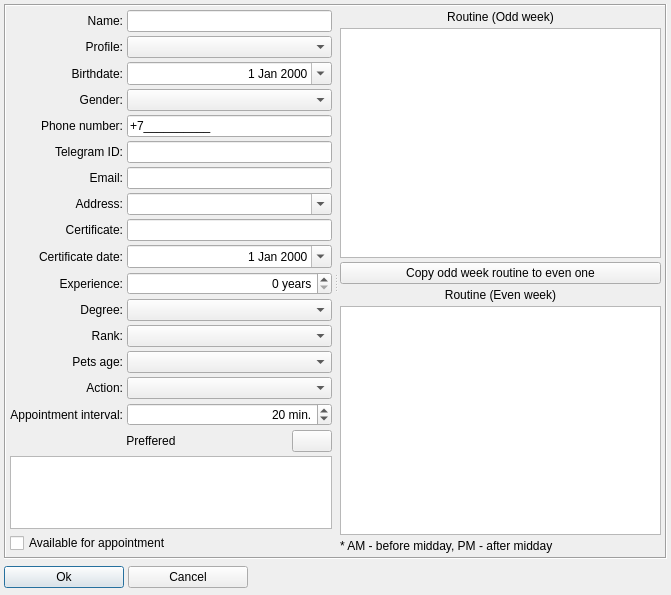
<?xml version="1.0" encoding="UTF-8"?>
<ui version="4.0">
 <class>TDoctorDlg</class>
 <widget class="QDialog" name="TDoctorDlg">
  <property name="geometry">
   <rect>
    <x>0</x>
    <y>0</y>
    <width>671</width>
    <height>595</height>
   </rect>
  </property>
  <property name="windowTitle">
   <string>Doctor</string>
  </property>
  <property name="windowIcon">
   <iconset resource="../res/petcore.qrc">
    <normaloff>:/images/doctors</normaloff>:/images/doctors</iconset>
  </property>
  <layout class="QVBoxLayout" name="mainLayout">
   <property name="spacing">
    <number>4</number>
   </property>
   <property name="leftMargin">
    <number>4</number>
   </property>
   <property name="topMargin">
    <number>4</number>
   </property>
   <property name="rightMargin">
    <number>4</number>
   </property>
   <property name="bottomMargin">
    <number>4</number>
   </property>
   <item>
    <widget class="QFrame" name="doctorFrame">
     <property name="frameShape">
      <enum>QFrame::Shape::Box</enum>
     </property>
     <property name="frameShadow">
      <enum>QFrame::Shadow::Sunken</enum>
     </property>
     <layout class="QHBoxLayout" name="doctorLayout">
      <property name="spacing">
       <number>4</number>
      </property>
      <property name="leftMargin">
       <number>4</number>
      </property>
      <property name="topMargin">
       <number>4</number>
      </property>
      <property name="rightMargin">
       <number>4</number>
      </property>
      <property name="bottomMargin">
       <number>4</number>
      </property>
      <item>
       <widget class="QSplitter" name="doctorSplitter">
        <property name="orientation">
         <enum>Qt::Orientation::Horizontal</enum>
        </property>
        <property name="handleWidth">
         <number>8</number>
        </property>
        <property name="childrenCollapsible">
         <bool>false</bool>
        </property>
        <widget class="QWidget" name="dataLayoutWidget">
         <layout class="QGridLayout" name="dataLyout" rowstretch="0,0,0,0,0,0,0,0,0,0,0,0,0,0,0,0,0,1,0" columnstretch="0,1">
          <property name="spacing">
           <number>4</number>
          </property>
          <item row="12" column="1">
           <widget class="TComboBox" name="rankCombo"/>
          </item>
          <item row="16" column="0" colspan="2">
           <layout class="QHBoxLayout" name="prefferedLayout" stretch="1,0">
            <property name="spacing">
             <number>0</number>
            </property>
            <item>
             <widget class="QLabel" name="prefferedLbl">
              <property name="text">
               <string>Preffered</string>
              </property>
              <property name="alignment">
               <set>Qt::AlignmentFlag::AlignCenter</set>
              </property>
             </widget>
            </item>
            <item>
             <widget class="QPushButton" name="prefferedBtn">
              <property name="text">
               <string/>
              </property>
              <property name="icon">
               <iconset resource="../res/petcore.qrc">
                <normaloff>:/images/edit</normaloff>:/images/edit</iconset>
              </property>
             </widget>
            </item>
           </layout>
          </item>
          <item row="6" column="0">
           <widget class="QLabel" name="emailLbl">
            <property name="text">
             <string>Email:</string>
            </property>
            <property name="alignment">
             <set>Qt::AlignmentFlag::AlignRight|Qt::AlignmentFlag::AlignTrailing|Qt::AlignmentFlag::AlignVCenter</set>
            </property>
           </widget>
          </item>
          <item row="10" column="1">
           <widget class="QSpinBox" name="experienceSpin">
            <property name="alignment">
             <set>Qt::AlignmentFlag::AlignRight|Qt::AlignmentFlag::AlignTrailing|Qt::AlignmentFlag::AlignVCenter</set>
            </property>
            <property name="suffix">
             <string> years</string>
            </property>
           </widget>
          </item>
          <item row="9" column="1">
           <widget class="QDateEdit" name="certDateEdit">
            <property name="alignment">
             <set>Qt::AlignmentFlag::AlignRight|Qt::AlignmentFlag::AlignTrailing|Qt::AlignmentFlag::AlignVCenter</set>
            </property>
            <property name="calendarPopup">
             <bool>true</bool>
            </property>
           </widget>
          </item>
          <item row="0" column="1">
           <widget class="QLineEdit" name="nameEdit">
            <property name="sizePolicy">
             <sizepolicy hsizetype="Preferred" vsizetype="Fixed">
              <horstretch>0</horstretch>
              <verstretch>0</verstretch>
             </sizepolicy>
            </property>
           </widget>
          </item>
          <item row="3" column="1">
           <widget class="TComboBox" name="genderCombo"/>
          </item>
          <item row="12" column="0">
           <widget class="QLabel" name="rankLbl">
            <property name="text">
             <string>Rank:</string>
            </property>
            <property name="alignment">
             <set>Qt::AlignmentFlag::AlignRight|Qt::AlignmentFlag::AlignTrailing|Qt::AlignmentFlag::AlignVCenter</set>
            </property>
           </widget>
          </item>
          <item row="7" column="1">
           <widget class="TComboBox" name="addressCombo">
            <property name="editable">
             <bool>true</bool>
            </property>
            <property name="maxVisibleItems">
             <number>20</number>
            </property>
           </widget>
          </item>
          <item row="11" column="1">
           <widget class="TComboBox" name="degreeCombo"/>
          </item>
          <item row="1" column="1">
           <widget class="TComboBox" name="profileCombo"/>
          </item>
          <item row="13" column="0">
           <widget class="QLabel" name="petageLbl">
            <property name="text">
             <string>Pets age:</string>
            </property>
            <property name="alignment">
             <set>Qt::AlignmentFlag::AlignRight|Qt::AlignmentFlag::AlignTrailing|Qt::AlignmentFlag::AlignVCenter</set>
            </property>
           </widget>
          </item>
          <item row="4" column="1">
           <widget class="QLineEdit" name="phoneEdit">
            <property name="sizePolicy">
             <sizepolicy hsizetype="Preferred" vsizetype="Fixed">
              <horstretch>0</horstretch>
              <verstretch>0</verstretch>
             </sizepolicy>
            </property>
            <property name="inputMask">
             <string>+79999999999;_</string>
            </property>
           </widget>
          </item>
          <item row="5" column="1">
           <widget class="QLineEdit" name="telegramEdit">
            <property name="sizePolicy">
             <sizepolicy hsizetype="Preferred" vsizetype="Fixed">
              <horstretch>0</horstretch>
              <verstretch>0</verstretch>
             </sizepolicy>
            </property>
           </widget>
          </item>
          <item row="13" column="1">
           <widget class="TComboBox" name="petageCombo"/>
          </item>
          <item row="0" column="0">
           <widget class="QLabel" name="nameLbl">
            <property name="text">
             <string>Name:</string>
            </property>
            <property name="alignment">
             <set>Qt::AlignmentFlag::AlignRight|Qt::AlignmentFlag::AlignTrailing|Qt::AlignmentFlag::AlignVCenter</set>
            </property>
           </widget>
          </item>
          <item row="11" column="0">
           <widget class="QLabel" name="degreeLbl">
            <property name="text">
             <string>Degree:</string>
            </property>
            <property name="alignment">
             <set>Qt::AlignmentFlag::AlignRight|Qt::AlignmentFlag::AlignTrailing|Qt::AlignmentFlag::AlignVCenter</set>
            </property>
           </widget>
          </item>
          <item row="18" column="0" colspan="2">
           <widget class="QCheckBox" name="availableCheck">
            <property name="text">
             <string>Available for appointment</string>
            </property>
           </widget>
          </item>
          <item row="10" column="0">
           <widget class="QLabel" name="experienceLbl">
            <property name="text">
             <string>Experience:</string>
            </property>
            <property name="alignment">
             <set>Qt::AlignmentFlag::AlignRight|Qt::AlignmentFlag::AlignTrailing|Qt::AlignmentFlag::AlignVCenter</set>
            </property>
           </widget>
          </item>
          <item row="5" column="0">
           <widget class="QLabel" name="telegramLbl">
            <property name="text">
             <string>Telegram ID:</string>
            </property>
            <property name="alignment">
             <set>Qt::AlignmentFlag::AlignRight|Qt::AlignmentFlag::AlignTrailing|Qt::AlignmentFlag::AlignVCenter</set>
            </property>
           </widget>
          </item>
          <item row="2" column="0">
           <widget class="QLabel" name="birthDateLbl">
            <property name="text">
             <string>Birthdate:</string>
            </property>
            <property name="alignment">
             <set>Qt::AlignmentFlag::AlignRight|Qt::AlignmentFlag::AlignTrailing|Qt::AlignmentFlag::AlignVCenter</set>
            </property>
           </widget>
          </item>
          <item row="1" column="0">
           <widget class="QLabel" name="profileLbl">
            <property name="text">
             <string>Profile:</string>
            </property>
            <property name="alignment">
             <set>Qt::AlignmentFlag::AlignRight|Qt::AlignmentFlag::AlignTrailing|Qt::AlignmentFlag::AlignVCenter</set>
            </property>
           </widget>
          </item>
          <item row="14" column="1">
           <widget class="TComboBox" name="actionCombo"/>
          </item>
          <item row="8" column="1">
           <widget class="QLineEdit" name="certEdit">
            <property name="sizePolicy">
             <sizepolicy hsizetype="Preferred" vsizetype="Fixed">
              <horstretch>0</horstretch>
              <verstretch>0</verstretch>
             </sizepolicy>
            </property>
           </widget>
          </item>
          <item row="4" column="0">
           <widget class="QLabel" name="phoneLbl">
            <property name="text">
             <string>Phone number:</string>
            </property>
            <property name="alignment">
             <set>Qt::AlignmentFlag::AlignRight|Qt::AlignmentFlag::AlignTrailing|Qt::AlignmentFlag::AlignVCenter</set>
            </property>
           </widget>
          </item>
          <item row="7" column="0">
           <widget class="QLabel" name="addressLbl">
            <property name="text">
             <string>Address:</string>
            </property>
            <property name="alignment">
             <set>Qt::AlignmentFlag::AlignRight|Qt::AlignmentFlag::AlignTrailing|Qt::AlignmentFlag::AlignVCenter</set>
            </property>
           </widget>
          </item>
          <item row="9" column="0">
           <widget class="QLabel" name="certDateLbl">
            <property name="text">
             <string>Certificate date:</string>
            </property>
            <property name="alignment">
             <set>Qt::AlignmentFlag::AlignRight|Qt::AlignmentFlag::AlignTrailing|Qt::AlignmentFlag::AlignVCenter</set>
            </property>
           </widget>
          </item>
          <item row="17" column="0" colspan="2">
           <widget class="QPlainTextEdit" name="prefferedEdit">
            <property name="readOnly">
             <bool>true</bool>
            </property>
           </widget>
          </item>
          <item row="6" column="1">
           <widget class="QLineEdit" name="emailEdit">
            <property name="sizePolicy">
             <sizepolicy hsizetype="Preferred" vsizetype="Fixed">
              <horstretch>0</horstretch>
              <verstretch>0</verstretch>
             </sizepolicy>
            </property>
           </widget>
          </item>
          <item row="2" column="1">
           <widget class="QDateEdit" name="birthdateEdit">
            <property name="alignment">
             <set>Qt::AlignmentFlag::AlignRight|Qt::AlignmentFlag::AlignTrailing|Qt::AlignmentFlag::AlignVCenter</set>
            </property>
            <property name="calendarPopup">
             <bool>true</bool>
            </property>
           </widget>
          </item>
          <item row="8" column="0">
           <widget class="QLabel" name="certificateLbl">
            <property name="text">
             <string>Certificate:</string>
            </property>
            <property name="alignment">
             <set>Qt::AlignmentFlag::AlignRight|Qt::AlignmentFlag::AlignTrailing|Qt::AlignmentFlag::AlignVCenter</set>
            </property>
           </widget>
          </item>
          <item row="15" column="1">
           <widget class="QSpinBox" name="intervalSpin">
            <property name="alignment">
             <set>Qt::AlignmentFlag::AlignRight|Qt::AlignmentFlag::AlignTrailing|Qt::AlignmentFlag::AlignVCenter</set>
            </property>
            <property name="suffix">
             <string> min.</string>
            </property>
            <property name="minimum">
             <number>10</number>
            </property>
            <property name="maximum">
             <number>120</number>
            </property>
            <property name="singleStep">
             <number>5</number>
            </property>
            <property name="value">
             <number>20</number>
            </property>
           </widget>
          </item>
          <item row="3" column="0">
           <widget class="QLabel" name="genderLbl">
            <property name="text">
             <string>Gender:</string>
            </property>
            <property name="alignment">
             <set>Qt::AlignmentFlag::AlignRight|Qt::AlignmentFlag::AlignTrailing|Qt::AlignmentFlag::AlignVCenter</set>
            </property>
           </widget>
          </item>
          <item row="15" column="0">
           <widget class="QLabel" name="intervalLbl">
            <property name="text">
             <string>Appointment interval:</string>
            </property>
            <property name="alignment">
             <set>Qt::AlignmentFlag::AlignRight|Qt::AlignmentFlag::AlignTrailing|Qt::AlignmentFlag::AlignVCenter</set>
            </property>
           </widget>
          </item>
          <item row="14" column="0">
           <widget class="QLabel" name="actionLbl">
            <property name="text">
             <string>Action:</string>
            </property>
            <property name="alignment">
             <set>Qt::AlignmentFlag::AlignRight|Qt::AlignmentFlag::AlignTrailing|Qt::AlignmentFlag::AlignVCenter</set>
            </property>
           </widget>
          </item>
         </layout>
        </widget>
        <widget class="QWidget" name="routinesLayoutWidget">
         <layout class="QVBoxLayout" name="routineLayout">
          <property name="spacing">
           <number>4</number>
          </property>
          <item>
           <widget class="QLabel" name="orutinesOddLbl">
            <property name="text">
             <string>Routine (Odd week)</string>
            </property>
            <property name="alignment">
             <set>Qt::AlignmentFlag::AlignCenter</set>
            </property>
           </widget>
          </item>
          <item>
           <widget class="QTableView" name="oddRoutineTable">
            <property name="selectionMode">
             <enum>QAbstractItemView::SelectionMode::SingleSelection</enum>
            </property>
            <property name="selectionBehavior">
             <enum>QAbstractItemView::SelectionBehavior::SelectRows</enum>
            </property>
            <attribute name="verticalHeaderMinimumSectionSize">
             <number>20</number>
            </attribute>
            <attribute name="verticalHeaderDefaultSectionSize">
             <number>20</number>
            </attribute>
           </widget>
          </item>
          <item>
           <widget class="QPushButton" name="copyRoutineBtn">
            <property name="text">
             <string>Copy odd week routine to even one</string>
            </property>
            <property name="icon">
             <iconset resource="../res/petcore.qrc">
              <normaloff>:/images/copy</normaloff>:/images/copy</iconset>
            </property>
           </widget>
          </item>
          <item>
           <widget class="QLabel" name="routinesEvenLbl">
            <property name="text">
             <string>Routine (Even week)</string>
            </property>
            <property name="alignment">
             <set>Qt::AlignmentFlag::AlignCenter</set>
            </property>
           </widget>
          </item>
          <item>
           <widget class="QTableView" name="evenRoutineTable">
            <property name="selectionMode">
             <enum>QAbstractItemView::SelectionMode::SingleSelection</enum>
            </property>
            <property name="selectionBehavior">
             <enum>QAbstractItemView::SelectionBehavior::SelectRows</enum>
            </property>
            <attribute name="verticalHeaderMinimumSectionSize">
             <number>20</number>
            </attribute>
            <attribute name="verticalHeaderDefaultSectionSize">
             <number>20</number>
            </attribute>
           </widget>
          </item>
          <item>
           <widget class="QLabel" name="notesLbl">
            <property name="text">
             <string>* AM - before midday, PM - after midday</string>
            </property>
           </widget>
          </item>
         </layout>
        </widget>
       </widget>
      </item>
     </layout>
    </widget>
   </item>
   <item>
    <widget class="QFrame" name="buttonFrame">
     <property name="minimumSize">
      <size>
       <width>0</width>
       <height>28</height>
      </size>
     </property>
     <property name="maximumSize">
      <size>
       <width>16777215</width>
       <height>28</height>
      </size>
     </property>
     <layout class="QHBoxLayout" name="buttonLayout">
      <property name="spacing">
       <number>4</number>
      </property>
      <property name="leftMargin">
       <number>0</number>
      </property>
      <property name="topMargin">
       <number>0</number>
      </property>
      <property name="rightMargin">
       <number>0</number>
      </property>
      <property name="bottomMargin">
       <number>0</number>
      </property>
      <item>
       <widget class="QPushButton" name="okBtn">
        <property name="minimumSize">
         <size>
          <width>120</width>
          <height>0</height>
         </size>
        </property>
        <property name="text">
         <string>Ok</string>
        </property>
        <property name="icon">
         <iconset resource="../res/petcore.qrc">
          <normaloff>:/images/ok</normaloff>:/images/ok</iconset>
        </property>
        <property name="default">
         <bool>true</bool>
        </property>
       </widget>
      </item>
      <item>
       <widget class="QPushButton" name="cancelBtn">
        <property name="minimumSize">
         <size>
          <width>120</width>
          <height>0</height>
         </size>
        </property>
        <property name="text">
         <string>Cancel</string>
        </property>
        <property name="icon">
         <iconset resource="../res/petcore.qrc">
          <normaloff>:/images/cancel</normaloff>:/images/cancel</iconset>
        </property>
        <property name="autoDefault">
         <bool>false</bool>
        </property>
       </widget>
      </item>
      <item>
       <spacer name="buttonSpacer">
        <property name="orientation">
         <enum>Qt::Orientation::Horizontal</enum>
        </property>
        <property name="sizeHint" stdset="0">
         <size>
          <width>40</width>
          <height>20</height>
         </size>
        </property>
       </spacer>
      </item>
     </layout>
    </widget>
   </item>
  </layout>
 </widget>
 <customwidgets>
  <customwidget>
   <class>TComboBox</class>
   <extends>QComboBox</extends>
   <header location="global">src/TComboBox.h</header>
  </customwidget>
 </customwidgets>
 <tabstops>
  <tabstop>nameEdit</tabstop>
  <tabstop>profileCombo</tabstop>
  <tabstop>birthdateEdit</tabstop>
  <tabstop>genderCombo</tabstop>
  <tabstop>phoneEdit</tabstop>
  <tabstop>telegramEdit</tabstop>
  <tabstop>emailEdit</tabstop>
  <tabstop>addressCombo</tabstop>
  <tabstop>certEdit</tabstop>
  <tabstop>certDateEdit</tabstop>
  <tabstop>experienceSpin</tabstop>
  <tabstop>degreeCombo</tabstop>
  <tabstop>rankCombo</tabstop>
  <tabstop>petageCombo</tabstop>
  <tabstop>actionCombo</tabstop>
  <tabstop>intervalSpin</tabstop>
  <tabstop>prefferedBtn</tabstop>
  <tabstop>prefferedEdit</tabstop>
  <tabstop>availableCheck</tabstop>
  <tabstop>oddRoutineTable</tabstop>
  <tabstop>copyRoutineBtn</tabstop>
  <tabstop>evenRoutineTable</tabstop>
  <tabstop>okBtn</tabstop>
  <tabstop>cancelBtn</tabstop>
 </tabstops>
 <resources>
  <include location="../res/petcore.qrc"/>
 </resources>
 <connections/>
</ui>
